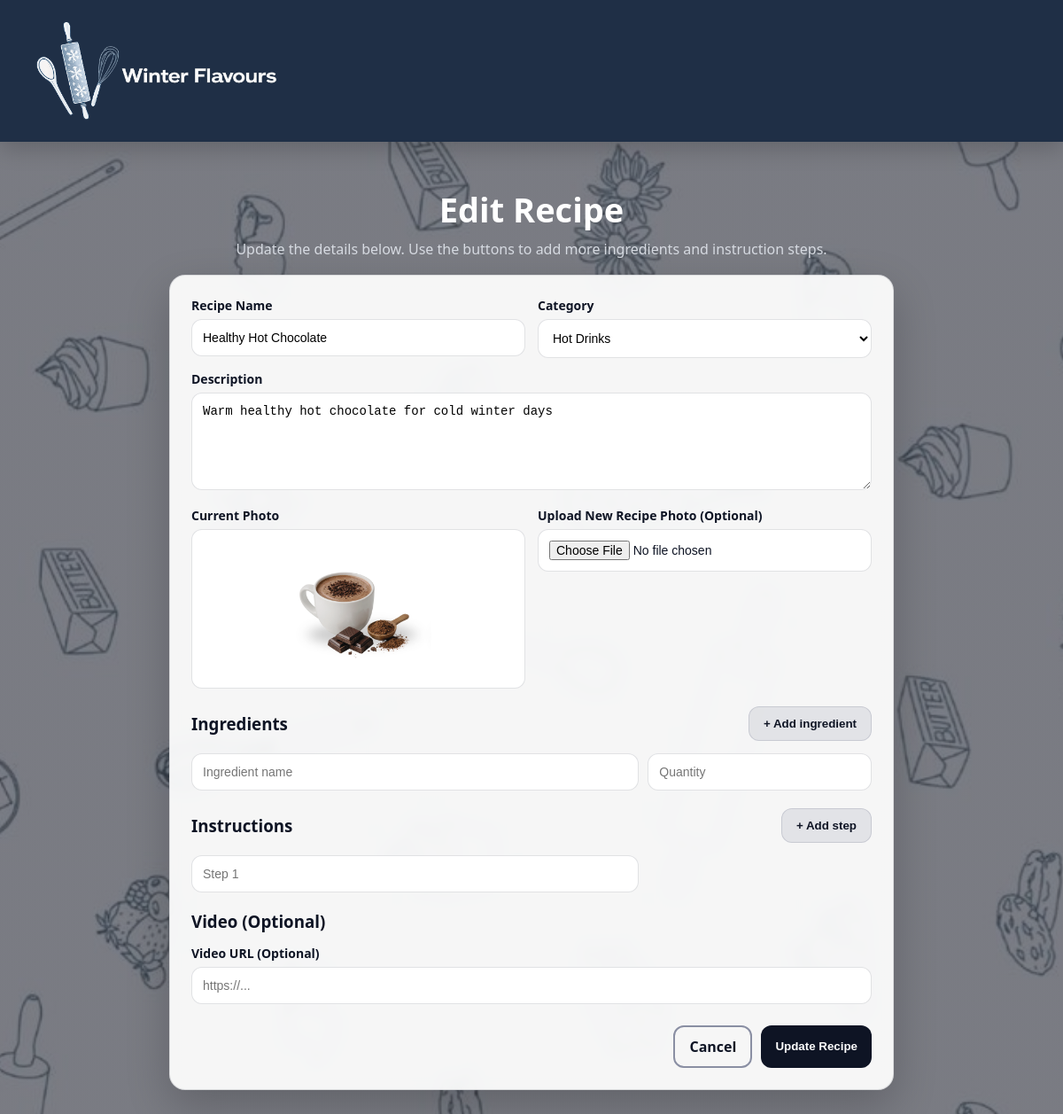
The page /EditRecipe.php?id=4 (signed in) on the database its author committed.
### tables this page shows
CREATE TABLE `Recipe` (
  `id` int NOT NULL,
  `userID` int NOT NULL,
  `categoryID` int NOT NULL,
  `name` varchar(100) NOT NULL,
  `description` text NOT NULL,
  `photoFileName` varchar(255) NOT NULL,
  `videoFilePath` varchar(255) DEFAULT NULL
);

CREATE TABLE `RecipeCategory` (
  `id` int NOT NULL,
  `categoryName` varchar(50) NOT NULL
);

### EditRecipe.php (the view, shortened to what this page needs)
<?php
include("db.php");
$recipeID = (int)$_GET['id'];
$recipeStmt = $conn->prepare("
    SELECT r.id, r.name, r.description, r.photoFileName, r.videoFilePath, r.categoryID,
           rc.categoryName
    FROM Recipe r
    JOIN RecipeCategory rc ON r.categoryID = rc.id
    WHERE r.id = ?
");
$recipeStmt->bind_param("i", $recipeID);
$recipeStmt->execute();
$recipeResult = $recipeStmt->get_result();
$recipe = $recipeResult->fetch_assoc();
$ingStmt = $conn->prepare("SELECT ingredientName, ingredientQuantity FROM Ingredients WHERE recipeID = ?");
$ingStmt->bind_param("i", $recipeID);
$ingStmt->execute();
$ingredients = $ingStmt->get_result()->fetch_all(MYSQLI_ASSOC);
$insStmt = $conn->prepare("SELECT step, stepOrder FROM Instructions WHERE recipeID = ? ORDER BY stepOrder ASC");
$insStmt->bind_param("i", $recipeID);
$insStmt->execute();
$instructions = $insStmt->get_result()->fetch_all(MYSQLI_ASSOC);
$categories = $conn->query("SELECT id, categoryName FROM RecipeCategory")->fetch_all(MYSQLI_ASSOC);
?>
<!DOCTYPE html>
<html lang="en">
<head>
  <link rel="stylesheet" href="style.css">
</head>
<body class="edit-page-bg">
<header class="wf-header">
  <div class="wf-header-inner">
    <div class="logo-box">
      <img src="images/logo.png" alt="Logo" id="Logo">
    </div>
  </div>
</header>
<main class="edit-page">
  <section class="edit-hero">
    <h1 class="edit-title">Edit Recipe</h1>
    <p class="edit-subtitle">
      Update the details below. Use the buttons to add more ingredients and instruction steps.
    </p>
  </section>
  <section class="edit-card">
    <form id="editRecipeForm" class="edit-form" action="UpdateRecipe.php" method="POST" enctype="multipart/form-data">
      <div class="edit-grid-2">
        <div class="edit-field">
          <label for="editRecipeName">Recipe Name</label>
          <input id="editRecipeName" name="recipeName" type="text" required
                 value="<?php echo htmlspecialchars($recipe['name']); ?>">
        </div>
        <div class="edit-field">
          <label for="editCategory">Category</label>
          <select id="editCategory" name="categoryID" required>
            <?php foreach ($categories as $cat): ?>
              <option value="<?php echo $cat['id']; ?>"
                <?php echo ($cat['id'] == $recipe['categoryID']) ? 'selected' : ''; ?>>
                <?php echo htmlspecialchars($cat['categoryName']); ?>
              </option>
            <?php endforeach; ?>
          </select>
        </div>
      </div>
      <div class="edit-field">
        <label for="editDescription">Description</label>
        <textarea id="editDescription" name="description" required><?php echo htmlspecialchars($recipe['description']); ?></textarea>
      </div>
      <div class="edit-grid-2">
        <div class="edit-field">
          <label>Current Photo</label>
          <div class="edit-current-box" id="currentPhotoBox">
            <img id="currentPhotoImg"
                 src="images/<?php echo htmlspecialchars($recipe['photoFileName']); ?>"
                 alt="Current recipe photo">
          </div>
        </div>
        <div class="edit-field">
          <label for="editPhoto">Upload New Recipe Photo (Optional)</label>
          <input id="editPhoto" name="newPhoto" type="file" accept="image/*">
        </div>
      </div>
      <div class="edit-section-title">
        <h3>Ingredients</h3>
        <button type="button" id="editAddIngredientBtn" class="edit-btn edit-btn-ghost">+ Add ingredient</button>
      </div>
      <div id="editIngredientsContainer" class="edit-stack">
        <?php if (!empty($ingredients)): ?>
          <?php foreach ($ingredients as $ing): ?>
            <div class="edit-row edit-ingredient-row">
              <input type="text" name="ingredientNames[]" placeholder="Ingredient name" required
                     value="<?php echo htmlspecialchars($ing['ingredientName']); ?>">
              <input type="text" name="ingredientQuantities[]" placeholder="Quantity" required
                     value="<?php echo htmlspecialchars($ing['ingredientQuantity']); ?>">
            </div>
          <?php endforeach; ?>
        <?php else: ?>
          <div class="edit-row edit-ingredient-row">
            <input type="text" name="ingredientNames[]" placeholder="Ingredient name" required>
            <input type="text" name="ingredientQuantities[]" placeholder="Quantity" required>
          </div>
        <?php endif; ?>
      </div>
      <div class="edit-section-title">
        <h3>Instructions</h3>
        <button type="button" id="editAddInstructionBtn" class="edit-btn edit-btn-ghost">+ Add step</button>
      </div>
      <div id="editInstructionsContainer" class="edit-stack">
        <?php if (!empty($instructions)): ?>
          <?php foreach ($instructions as $index => $ins): ?>
            <div class="edit-row">
              <input type="text" name="steps[]"
                     placeholder="Step <?php echo $index + 1; ?>" required
                     value="<?php echo htmlspecialchars($ins['step']); ?>">
              <input type="hidden" name="stepOrders[]" value="<?php echo $ins['stepOrder']; ?>">
            </div>
          <?php endforeach; ?>
        <?php else: ?>
          <div class="edit-row">
            <input type="text" name="steps[]" placeholder="Step 1" required>
          </div>
        <?php endif; ?>
      </div>
      <div class="edit-section-title">
        <h3>Video (Optional)</h3>
      </div>
      <div class="edit-field">
        <label for="editVideoUrl">Video URL (Optional)</label>
        <input id="editVideoUrl" name="videoUrl" type="url" placeholder="https://..."
               value="<?php echo htmlspecialchars($recipe['videoFilePath'] ?? ''); ?>">
      </div>
      <div class="edit-actions">
        <a class="edit-btn edit-btn-outline" href="MyRecipes.php">Cancel</a>
        <button type="submit" class="edit-btn edit-btn-primary" id="editSubmitBtn">Update Recipe</button>
      </div>
    </form>
  </section>
</main>
</body>
</html>

### style.css (style rules this page uses)
.wf-header { background:#1f2f46; height:160px; display:flex; align-items:center; box-shadow:0 8px 24px rgba(0,0,0,.18); position:relative; }
.wf-header-inner { max-width:1200px; width:100%; margin:auto; padding:0 40px; display:flex; align-items:center; justify-content:space-between; }
#Logo { height:200%; width:auto; }
.logo-box { width:auto; height:56px; border-radius:14px; display:flex; align-items:center; justify-content:center; }
* { box-sizing: border-box; }
body { margin: 0; font-family: system-ui, -apple-system, "Segoe UI", Roboto, Arial, sans-serif; background-color: #3E2723; }
body { background: #f5f2ec; font-family: "Inter", sans-serif; color: #1f2f46; }
select { padding: 8px; border-radius: 8px; border: 1px solid rgba(31,47,70,0.3); }
.edit-page-bg * { box-sizing: border-box; }
.edit-page-bg { margin:0; font-family: system-ui, -apple-system, Segoe UI, Roboto, Arial; color:#0e1424; min-height:100vh; background: linear-gradient(rgba(14,20,36,0.55), rgba(14,20,36,0.55)), url("images/cooking.jpg"); background-size:cover; background-position:center; background-attachment:fixed; }
.edit-page-bg { --dark:#0e1424; --mid:#374254; --soft:#8a8fa3; --lightblue:#adbbc6; --light:#ececec; --card:rgba(255,255,255,0.93); --border:rgba(14,20,36,0.12); --shadow:0 18px 50px rgba(0,0,0,0.2); --radius:18px; }
.edit-page-bg .edit-page { max-width:850px; margin:auto; padding:50px 16px 70px; }
.edit-page-bg .edit-hero { text-align:center; margin-bottom:18px; }
.edit-page-bg .edit-title { color:white; font-size:38px; margin:0; }
.edit-page-bg .edit-subtitle { color:#d7dbe2; margin-top:8px; }
.edit-page-bg .edit-card { background:var(--card); border-radius:var(--radius); box-shadow:var(--shadow); border:1px solid var(--border); padding:24px; backdrop-filter: blur(6px); }
.edit-page-bg .edit-form { display:flex; flex-direction:column; gap:14px; }
.edit-page-bg .edit-field label { font-weight:600; font-size:14px; margin-bottom:6px; display:block; }
.edit-page-bg .edit-form input, .edit-page-bg .edit-form textarea, .edit-page-bg .edit-form select { width:100%; padding:12px; border-radius:12px; border:1px solid var(--border); background:white; font-size:14px; }
.edit-page-bg .edit-form textarea { min-height:110px; resize:vertical; }
.edit-page-bg .edit-grid-2 { display:grid; grid-template-columns:1fr 1fr; gap:14px; }
.edit-page-bg .edit-row { display:grid; grid-template-columns:2fr 1fr; gap:10px; }
.edit-page-bg .edit-stack { display:flex; flex-direction:column; gap:10px; }
.edit-page-bg .edit-section-title { display:flex; justify-content:space-between; align-items:center; margin-top:6px; }
.edit-page-bg .edit-section-title h3 { margin:0; }
.edit-page-bg .edit-current-box { border:1px solid var(--border); border-radius:12px; background:#fff; padding:10px; min-height:52px; display:flex; align-items:center; justify-content:center; }
.edit-page-bg #currentPhotoImg { max-width:280px; border-radius:10px; display:block; }
.edit-page-bg .edit-btn { padding:11px 16px; border-radius:12px; border:none; font-weight:700; cursor:pointer; text-decoration:none; display:inline-flex; align-items:center; justify-content:center; }
.edit-page-bg .edit-btn-primary { background:var(--dark); color:white; }
.edit-page-bg .edit-btn-outline { background:transparent; border:2px solid var(--soft); color:var(--dark); }
.edit-page-bg .edit-btn-ghost { background:rgba(138,143,163,0.18); border:1px solid rgba(138,143,163,0.3); color:var(--dark); }
.edit-page-bg .edit-actions { display:flex; justify-content:flex-end; gap:10px; margin-top:10px; }

### rows shown on the page
recipe: recipeName "Healthy Hot Chocolate", categoryID "Hot Drinks", description "Warm healthy hot chocolate for cold winter days", photoFileName (picture)
